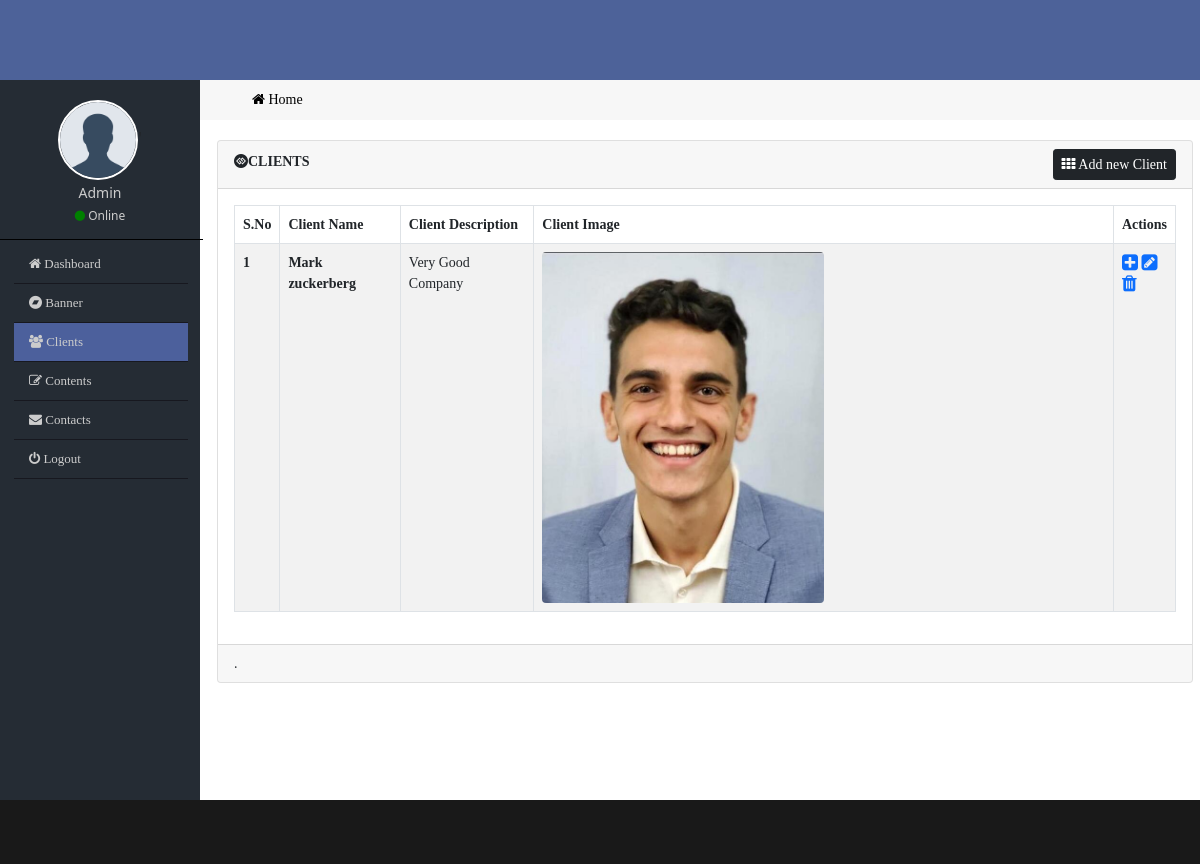
The app's page /admin/client.php (signed in) with its own data.
### tables this page shows
CREATE TABLE `clients` (
  `client_id` int(11) NOT NULL,
  `client_name` varchar(100) NOT NULL,
  `client_des` varchar(100) NOT NULL,
  `client_img` varchar(100) NOT NULL
);

### admin/client.php (the view, shortened to what this page needs)
<?php
 require_once('functions.php');
?>
           <div class="row ">
               <div class="col-md-12 main_content">
                <div class="card">
                    <div class="card-header">
                      <div class="row">
                          <div class="col-md-8"><h4 class="card_header_title"> <i class="fa fa-gg-circle"></i>Clients</h4></div>
                          <div class="col-md-4 table_form_btn"> <a  class="btn btn-sm btn-dark card_top_btn"href="addClient.php"> <i class="fa fa-th"></i> Add new Client</a></div>
                      </div>
                    </div>
                    <div class="card-body">
                        <table class="table table-bordered table-striped table-hover custom_view_table">
                            <thead>
                              <tr>
                                <th scope="col">S.No</th>
                                <th scope="col">Client Name</th>
                                <th scope="col">Client Description</th>
                                <th scope="col">Client Image</th>
                                <th scope="col" width="5%">Actions</th>
                              </tr>
                            </thead>
                            <tbody>
                            <?php
                          $selectSQL = "SELECT * FROM `clients` ";
                       $select = mysqli_query($connection,$selectSQL);
                             if(mysqli_num_rows($select) == 0){
                                   echo 'No Client found';
                             }
                              else{
                                $i=1;
                                while($client = mysqli_fetch_assoc($select)){
                          ?>
                              <tr>
                                <th scope="row"> <?= $i++; ?>   </th>
                                <th scope="row"> <?= $client['client_name'] ?>   </th>
                                <td><?= $client['client_des'] ?> </td>
                                <td><img src="../img/<?=$client['client_img'] ?>" class="img-fluid rounded w-50"  alt="CLient Image" srcset=""> </td>
                                <td>
                                <a href="viewClient.php?v=<?= $client['client_id']; ?>"><i class="fa fa-plus-square fa-lg"></i></a>
                                    <a href="editClient.php?e=<?= $client['client_id']; ?>"><i class="fa fa-pencil-square fa-lg"></i></a>
                                    <a href="deleteClient.php?d=<?= $client['client_id']; ?>" onclick="return confirm('Are you sure?')"><i class="fa fa-trash fa-lg"></i></a>
                                </td>
                                </tr>
                              <?php
                                }
                              }
                              ?>
                            </tbody>
                          </table>
                    </div>
                     <div class="card-footer">
                         .
                     </div>
                  </div>
               </div>
           </div>
       </div>

### admin/css/style.css (style rules this page uses)
* { margin: 0; padding: 0; outline: 0; }
a { text-decoration: none; }
.main_content { margin: 20px 5px; font-family: verdana; font-size: 14px; }
.card_header_title { text-transform: uppercase; font-size: 14px; font-weight: bold; margin-top: 5px; }
.table_form_btn { text-align: right; }

### records on screen
clients: client_name "Mark zuckerberg", client_des "Very Good Company", client_img (picture)
